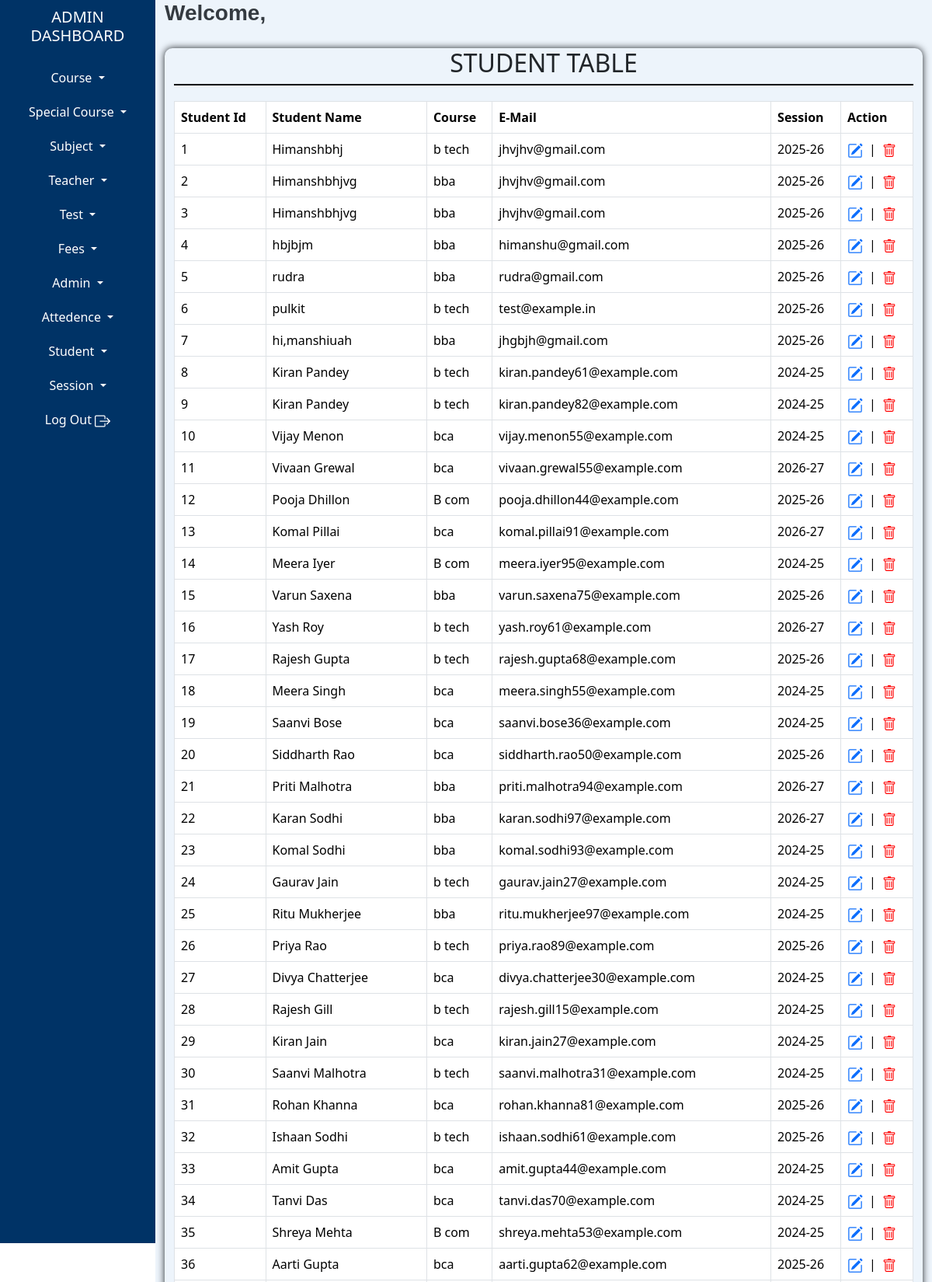
The page /admin/student-table.php (upper part) on the database its author committed.
### tables this page shows
CREATE TABLE `tblstudent` (
  `studentId` int(100) NOT NULL AUTO_INCREMENT,
  `studentName` varchar(100) NOT NULL,
  `dob` date NOT NULL,
  `courseId` int(100) NOT NULL,
  `academicYearId` int(10) NOT NULL,
  `sessionId` int(100) NOT NULL,
  `studentNumber` varchar(15) NOT NULL,
  `studentGender` int(100) NOT NULL,
  `studentEmail` varchar(100) NOT NULL,
  `studentPassword` varchar(100) NOT NULL,
  `fatherName` varchar(100) NOT NULL,
  `motherName` varchar(100) NOT NULL,
  `parentNumber` varchar(15) NOT NULL,
  `parentEmail` varchar(100) NOT NULL,
  `dateOfRegistration` datetime(6) NOT NULL,
  `address` varchar(100) NOT NULL,
  `studentImage` varchar(300) DEFAULT NULL,
  `addedIpAddress` text NOT NULL,
  `addedDateTime` datetime(6) NOT NULL,
  `updatedIpAddress` text NOT NULL,
  `updatedDateTime` datetime NOT NULL,
  PRIMARY KEY (`studentId`)
);

CREATE TABLE `tblcourse` (
  `courseId` int(10) NOT NULL AUTO_INCREMENT,
  `courseName` varchar(100) NOT NULL,
  `courseDuration` varchar(10) NOT NULL,
  `sessionId` int(10) NOT NULL,
  PRIMARY KEY (`courseId`)
);

CREATE TABLE `tblsession` (
  `sessionId` int(10) NOT NULL AUTO_INCREMENT,
  `sessionName` varchar(15) NOT NULL,
  `addedIpAddress` varchar(100) NOT NULL,
  `addedDateTime` datetime NOT NULL,
  `updatedIpAddress` varchar(100) NOT NULL,
  `updatedDateTime` datetime NOT NULL,
  `status` int(2) NOT NULL,
  PRIMARY KEY (`sessionId`)
);

### admin/fun-specialchar.php (called while the page is built)
<?php
function textSafe($text)
{
    return htmlspecialchars($text, ENT_QUOTES, 'UTF-8');
}
?>

### admin/student-table.php (the view, shortened to what this page needs)
<?php
include "admin-dashboard-top.php";
include "admin-dashboard-content.php";
include "fun-specialchar.php";
$query="SELECT * FROM tblstudent";
$stmt=$conn->prepare($query);
$stmt->execute();
?>
<!doctype html>
<html lang="en">
  <head>
    <link href="https://cdn.jsdelivr.net/npm/bootstrap@5.3.3/dist/css/bootstrap.min.css" rel="stylesheet">
  </head>
<body>
<div class="container-fluid">
    <div class="row">
        <div class="tbl-content">
            <div class="tbl-heading">
            <h2>STUDENT TABLE</h2>
            </div>
            <table class="table table-hover table-bordered">
              <thead>
                <tr>
                  <th scope="col">Student Id</th>
                  <th scope="col">Student Name</th>
                  <th scope="col">Course</th>
                  <th scope="col">E-Mail</th>
                  <th scope="col">Session</th>
                  <th scope="col">Action</th>
                </tr>
              </thead>
              <tbody>
                <?php
                    while($result=$stmt->fetch())
                    {
                ?>
                    <tr>
                    <td><?php echo $result['studentId']; ?></td>
                     <td><?php echo textSafe($result['studentName']); ?></td>
                     <td>
                         <?php
                            $courseId=$result['courseId'];
                            $stmt2=$conn->prepare("SELECT * FROM tblcourse where courseId=:courseId");
                            $stmt2->bindParam(":courseId",$courseId);
                            $stmt2->execute();
                            $row=$stmt2->fetch();
                            echo $row["courseName"];
                         ?>
                        </td>
                     <td><?php echo textSafe($result['studentEmail']); ?></td>
                    <td>
                        <?php
                            $sessionId = $result['sessionId'];
                            $sessionstmt=$conn->prepare("SELECT * FROM tblsession WHERE sessionId = :sessionId");
                            $sessionstmt->bindParam(":sessionId",$sessionId);
                            $sessionstmt->execute();
                            $session = $sessionstmt->fetch();
                            echo $session['sessionName'];
                        ?>
                    </td>
                    <td>
                        <div style="display: flex; align-items: center; gap: 8px;">
                            <a href="manage-student.php?studentId=<?php echo $result['studentId']; ?>">
                            </a>
                            <span>|</span>
                            <a href="delete-student.php?studentId=<?php echo $result['studentId']; ?>" style="color: red; text-decoration: none;">
                            </a>
                        </div>
                    </td>
                </tr>
                <?php
                }
                ?>
              </tbody>
            </table>
        </div>
    </div>
</div>
</body>
</div>
</div>
<?php
    include "admin-dashboard-footer.php";
?>

### admin/student-table.php (style rules this page uses)
.tbl-heading { text-align:center; border-bottom:2px solid black; margin-bottom:20px; }
.tbl-content { box-shadow:0 0 10px; margin-top:20px; border-radius:10px; }

### rows shown on the page
tblstudent: studentId "1", studentName "Himanshbhj", courseId.courseName "b tech", studentEmail "jhvjhv@gmail.com", sessionId.sessionName "2025-26"
tblstudent: studentId "2", studentName "Himanshbhjvg", courseId.courseName "bba", studentEmail "jhvjhv@gmail.com", sessionId.sessionName "2025-26"
tblstudent: studentId "3", studentName "Himanshbhjvg", courseId.courseName "bba", studentEmail "jhvjhv@gmail.com", sessionId.sessionName "2025-26"
tblstudent: studentId "4", studentName "hbjbjm", courseId.courseName "bba", studentEmail "himanshu@gmail.com", sessionId.sessionName "2025-26"
tblstudent: studentId "5", studentName "rudra", courseId.courseName "bba", studentEmail "rudra@gmail.com", sessionId.sessionName "2025-26"
tblstudent: studentId "6", studentName "pulkit", courseId.courseName "b tech", studentEmail "test@example.in", sessionId.sessionName "2025-26"
tblstudent: studentId "7", studentName "hi,manshiuah", courseId.courseName "bba", studentEmail "jhgbjh@gmail.com", sessionId.sessionName "2025-26"
tblstudent: studentId "8", studentName "Kiran Pandey", courseId.courseName "b tech", studentEmail "kiran.pandey61@example.com", sessionId.sessionName "2024-25"
tblstudent: studentId "9", studentName "Kiran Pandey", courseId.courseName "b tech", studentEmail "kiran.pandey82@example.com", sessionId.sessionName "2024-25"
tblstudent: studentId "10", studentName "Vijay Menon", courseId.courseName "bca", studentEmail "vijay.menon55@example.com", sessionId.sessionName "2024-25"
tblstudent: studentId "11", studentName "Vivaan Grewal", courseId.courseName "bca", studentEmail "vivaan.grewal55@example.com", sessionId.sessionName "2026-27"
tblstudent: studentId "12", studentName "Pooja Dhillon", courseId.courseName "B com", studentEmail "pooja.dhillon44@example.com", sessionId.sessionName "2025-26"
tblstudent: studentId "13", studentName "Komal Pillai", courseId.courseName "bca", studentEmail "komal.pillai91@example.com", sessionId.sessionName "2026-27"
tblstudent: studentId "14", studentName "Meera Iyer", courseId.courseName "B com", studentEmail "meera.iyer95@example.com", sessionId.sessionName "2024-25"
tblstudent: studentId "15", studentName "Varun Saxena", courseId.courseName "bba", studentEmail "varun.saxena75@example.com", sessionId.sessionName "2025-26"
tblstudent: studentId "16", studentName "Yash Roy", courseId.courseName "b tech", studentEmail "yash.roy61@example.com", sessionId.sessionName "2026-27"
tblstudent: studentId "17", studentName "Rajesh Gupta", courseId.courseName "b tech", studentEmail "rajesh.gupta68@example.com", sessionId.sessionName "2025-26"
tblstudent: studentId "18", studentName "Meera Singh", courseId.courseName "bca", studentEmail "meera.singh55@example.com", sessionId.sessionName "2024-25"
tblstudent: studentId "19", studentName "Saanvi Bose", courseId.courseName "bca", studentEmail "saanvi.bose36@example.com", sessionId.sessionName "2024-25"
tblstudent: studentId "20", studentName "Siddharth Rao", courseId.courseName "bca", studentEmail "siddharth.rao50@example.com", sessionId.sessionName "2025-26"
tblstudent: studentId "21", studentName "Priti Malhotra", courseId.courseName "bba", studentEmail "priti.malhotra94@example.com", sessionId.sessionName "2026-27"
tblstudent: studentId "22", studentName "Karan Sodhi", courseId.courseName "bba", studentEmail "karan.sodhi97@example.com", sessionId.sessionName "2026-27"
tblstudent: studentId "23", studentName "Komal Sodhi", courseId.courseName "bba", studentEmail "komal.sodhi93@example.com", sessionId.sessionName "2024-25"
tblstudent: studentId "24", studentName "Gaurav Jain", courseId.courseName "b tech", studentEmail "gaurav.jain27@example.com", sessionId.sessionName "2024-25"
tblstudent: studentId "25", studentName "Ritu Mukherjee", courseId.courseName "bba", studentEmail "ritu.mukherjee97@example.com", sessionId.sessionName "2024-25"
tblstudent: studentId "26", studentName "Priya Rao", courseId.courseName "b tech", studentEmail "priya.rao89@example.com", sessionId.sessionName "2025-26"
tblstudent: studentId "27", studentName "Divya Chatterjee", courseId.courseName "bca", studentEmail "divya.chatterjee30@example.com", sessionId.sessionName "2024-25"
tblstudent: studentId "28", studentName "Rajesh Gill", courseId.courseName "b tech", studentEmail "rajesh.gill15@example.com", sessionId.sessionName "2024-25"
tblstudent: studentId "29", studentName "Kiran Jain", courseId.courseName "bca", studentEmail "kiran.jain27@example.com", sessionId.sessionName "2024-25"
tblstudent: studentId "30", studentName "Saanvi Malhotra", courseId.courseName "b tech", studentEmail "saanvi.malhotra31@example.com", sessionId.sessionName "2024-25"
tblstudent: studentId "31", studentName "Rohan Khanna", courseId.courseName "bca", studentEmail "rohan.khanna81@example.com", sessionId.sessionName "2025-26"
tblstudent: studentId "32", studentName "Ishaan Sodhi", courseId.courseName "b tech", studentEmail "ishaan.sodhi61@example.com", sessionId.sessionName "2025-26"
tblstudent: studentId "33", studentName "Amit Gupta", courseId.courseName "bca", studentEmail "amit.gupta44@example.com", sessionId.sessionName "2024-25"
tblstudent: studentId "34", studentName "Tanvi Das", courseId.courseName "bca", studentEmail "tanvi.das70@example.com", sessionId.sessionName "2024-25"
tblstudent: studentId "35", studentName "Shreya Mehta", courseId.courseName "B com", studentEmail "shreya.mehta53@example.com", sessionId.sessionName "2024-25"
tblstudent: studentId "36", studentName "Aarti Gupta", courseId.courseName "bca", studentEmail "aarti.gupta62@example.com", sessionId.sessionName "2025-26"
